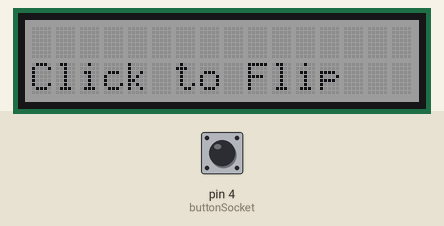
A sketch run on a simulated Arduino Uno, built with avr-gcc and run on an emulated ATmega328P. Shown: 16×2 character LCD. The test bench sets the inputs (shaded band); at power-on: pin 4 (buttonSocket) LOW. Random numbers use the default seed unless the sketch sets one.

Above: at 1.2 s.
1.3 s: pin 4 (buttonSocket) pulled HIGH for 0.15 s
At 3.7 s:
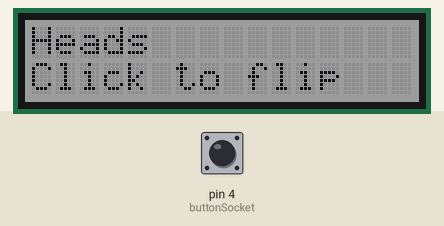
4.3 s: pin 4 (buttonSocket) pulled HIGH for 1 s
At 6.8 s:
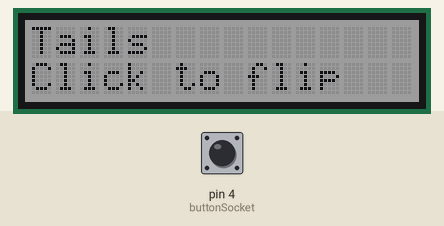
7.5 s: pin 4 (buttonSocket) pulled HIGH for 3.2 s
At 9.2 s:
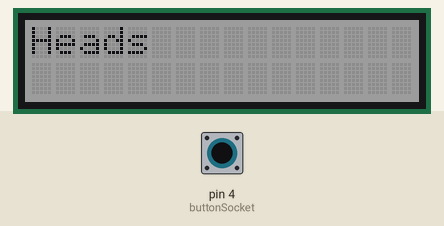
Timing chart, 0 to 10.7 s (numbered marks = the images above; inputs shaded):
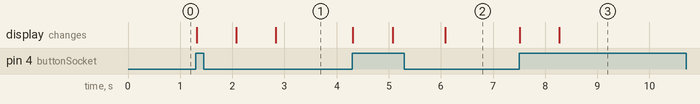

The sketch:

L_09_C_04.ino
```cpp
#include <Wire.h>
#include "rgb_lcd.h"
const int buttonSocket = 4;

rgb_lcd lcd;
const int colorR = 128;
const int colorG = 128;
const int colorB = 128;

int flip;

void setup() {
  // put your setup code here, to run once:
  pinMode(buttonSocket, INPUT);
  lcd.begin(16, 2);
  lcd.setRGB(colorR, colorG, colorB);
  randomSeed(analogRead(A3));
  lcd.setCursor(0,1);
  lcd.print("Click to Flip");
}

void loop() {
  // put your main code here, to run repeatedly:
  if(digitalRead(buttonSocket)){
    flip = random(0,2);
    lcd.clear();
    lcd.setCursor(0, 0);
    lcd.print("flipping...");
    delay(750);
    lcd.clear();
    lcd.setCursor(0, 0);
    if(flip == 0){
      lcd.print("Heads");
    }
    else{
      lcd.print("Tails");
    }
    while(digitalRead(buttonSocket)){
      delay(50);
    }
    delay(750);
    lcd.setCursor(0, 1);
    lcd.print("Click to flip");
  }
}
```

Measured:
- after the input at 1.3 s, the display: first changes at once (image 1 shows a later state)
- after the input at 4.3 s, the display: first changes at once (image 2 shows a later state)
- after the input at 7.5 s, the display: first changes at once (image 3 shows a later state)
